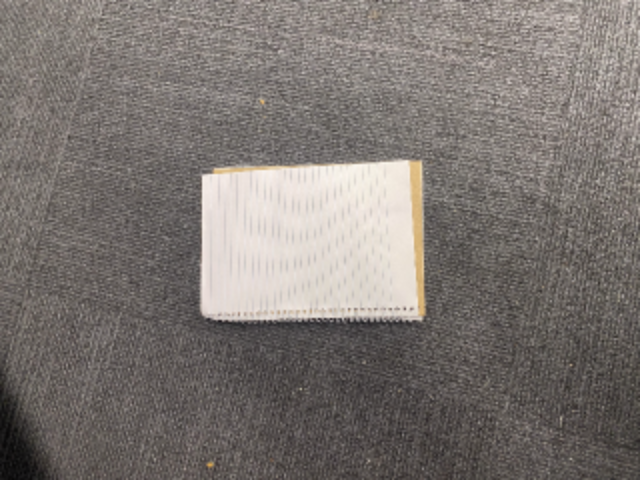
#> input picture tb/PATTERN_RECOGNITION/real_test_images/test_img.png, 640 x 480 px
$ python image_to_mif.py
#> lines starting #> are read from the running program, lines starting #| are printed output that depends on the picture
import numpy as np
from PIL import Image
import os

def image_to_grayscale_mif(image_file_name, pixel_bits = 8, resolution = [320, 240]):
    """
    Converts a png to grayscale then saves as .mif file
    FIXED: Correct addressing using image_width instead of image_height

    Args:
        image_file_name - Name of the image file located within the local path
        pixel_bits      - Number of bits in the pixel
        resolution      - 2-element list: resize the input image to (width, height) shape in pixels. Use None to instead use the input image shape.
    """
#> called with image_file_name = 'real_test_images/test_img.png', pixel_bits = 8

    img = Image.open(image_file_name)
#> img is the input picture: PIL image 640x480 RGB; mean R, G, B 124, 117.6, 113.7
    if resolution is not None and img.size != resolution:
        img = img.resize(resolution, Image.Resampling.LANCZOS)
#> img: PIL image 320x240 RGB
    img_rgb = np.array(img.convert("RGB"))
    image_height, image_width, _ = img_rgb.shape
#> image_height = 240; image_width = 320

    # Save resized image for verification
    img.save("resized_image.png")
    print(f"Saved resized image as resized_image.png ({image_width}x{image_height})")
#| Saved resized image as resized_image.png (320x240)

    scale_factor = 2**pixel_bits / 256

    scaled_img = img_rgb.astype(float).copy()
    gray_scale_img = (0.299 * scaled_img[:, :, 0] + 0.587 * scaled_img[:, :, 1] + 0.114 * scaled_img[:, :, 2]) * scale_factor
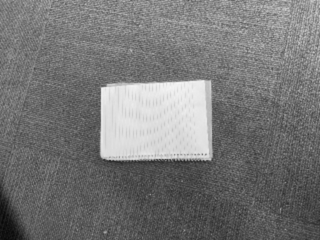
#> gray_scale_img: shape (240, 320) float64; min 8.3, max 247.4, mean 119.1
    gray_scale_img = gray_scale_img.astype(int)

    gray_scale_img_normalized = (gray_scale_img / scale_factor).astype(np.uint8)
    gray_image = Image.fromarray(gray_scale_img_normalized, mode='L')
    gray_image.save("grayscale_image.png")
    print("Saved grayscale image as grayscale_image.png")

    name, _ = os.path.splitext(image_file_name)

    # Write image data file (pixel indices)
    data_filename = f"real_test_images/test_img.mif"
    print(f"\nWriting image data to {data_filename}")

    WIDTH = pixel_bits
    DEPTH = image_height * image_width
#> DEPTH = 76800

    with open(data_filename, 'w') as f:
        f.write(f"WIDTH={WIDTH};\n")
        f.write(f"DEPTH={DEPTH};\n")
        f.write("ADDRESS_RADIX=HEX;\n")
        f.write("DATA_RADIX=HEX;\n")
        f.write("CONTENT BEGIN\n")

        for i in range(image_height):
            for j in range(image_width):
                pixel_value = gray_scale_img[i][j]
                # FIXED: Use image_width for correct row-major addressing
                address = i * image_width + j
                f.write(f"{address:X}:{pixel_value:02X};\n")

        f.write("END;\n")

    print(f"Successfully generated {data_filename}")
    print(f"\nImage dimensions: {image_width} x {image_height}")
#| Image dimensions: 320 x 240
    print(f"Total pixels: {DEPTH}")
#| Total pixels: 76800
    print(f"Memory usage: {DEPTH} words of width {WIDTH} = {round(DEPTH*WIDTH/1000)}kb")
#| Memory usage: 76800 words of width 8 = 614kb

if __name__ == "__main__":
    image_to_grayscale_mif("real_test_images/test_img.png")

$ run again, with tb/PATTERN_RECOGNITION/real_test_images/not_present.jpg saved as tb/PATTERN_RECOGNITION/real_test_images/test_img.png
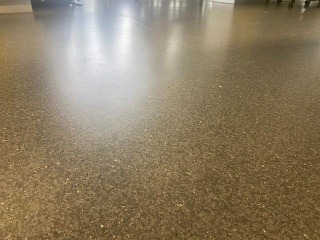
#> input picture tb/PATTERN_RECOGNITION/real_test_images/not_present.jpg, 320 x 240 px
#> in image_to_grayscale_mif, img is the input picture: PIL image 320x240 RGB; mean R, G, B 140.7, 125.4, 98.7
#| Saved resized image as resized_image.png (320x240)
#> in image_to_grayscale_mif, `gray_scale_img = (0.299 * scaled_img[:, :, 0] + 0.587 * scaled_img[:, ..`:
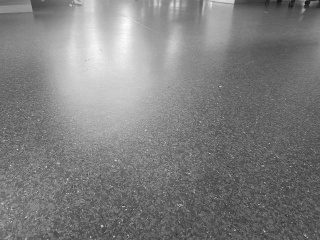
#> gray_scale_img: shape (240, 320) float64; min 19.93, max 254.3, mean 127
#| Image dimensions: 320 x 240
#| Total pixels: 76800
#| Memory usage: 76800 words of width 8 = 614kb

$ run again, with tb/PATTERN_RECOGNITION/real_test_images/present.jpg saved as tb/PATTERN_RECOGNITION/real_test_images/test_img.png
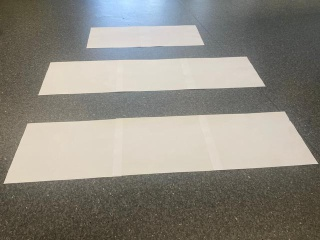
#> input picture tb/PATTERN_RECOGNITION/real_test_images/present.jpg, 320 x 240 px
#> in image_to_grayscale_mif, img is the input picture: PIL image 320x240 RGB; mean R, G, B 139.8, 136.2, 127.4
#| Saved resized image as resized_image.png (320x240)
#> in image_to_grayscale_mif, `gray_scale_img = (0.299 * scaled_img[:, :, 0] + 0.587 * scaled_img[:, ..`:
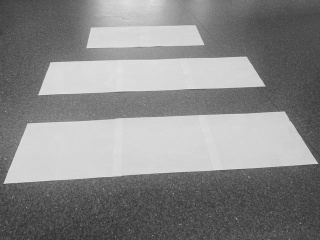
#> gray_scale_img: shape (240, 320) float64; min 27.91, max 228.4, mean 136.3
#| Image dimensions: 320 x 240
#| Total pixels: 76800
#| Memory usage: 76800 words of width 8 = 614kb
